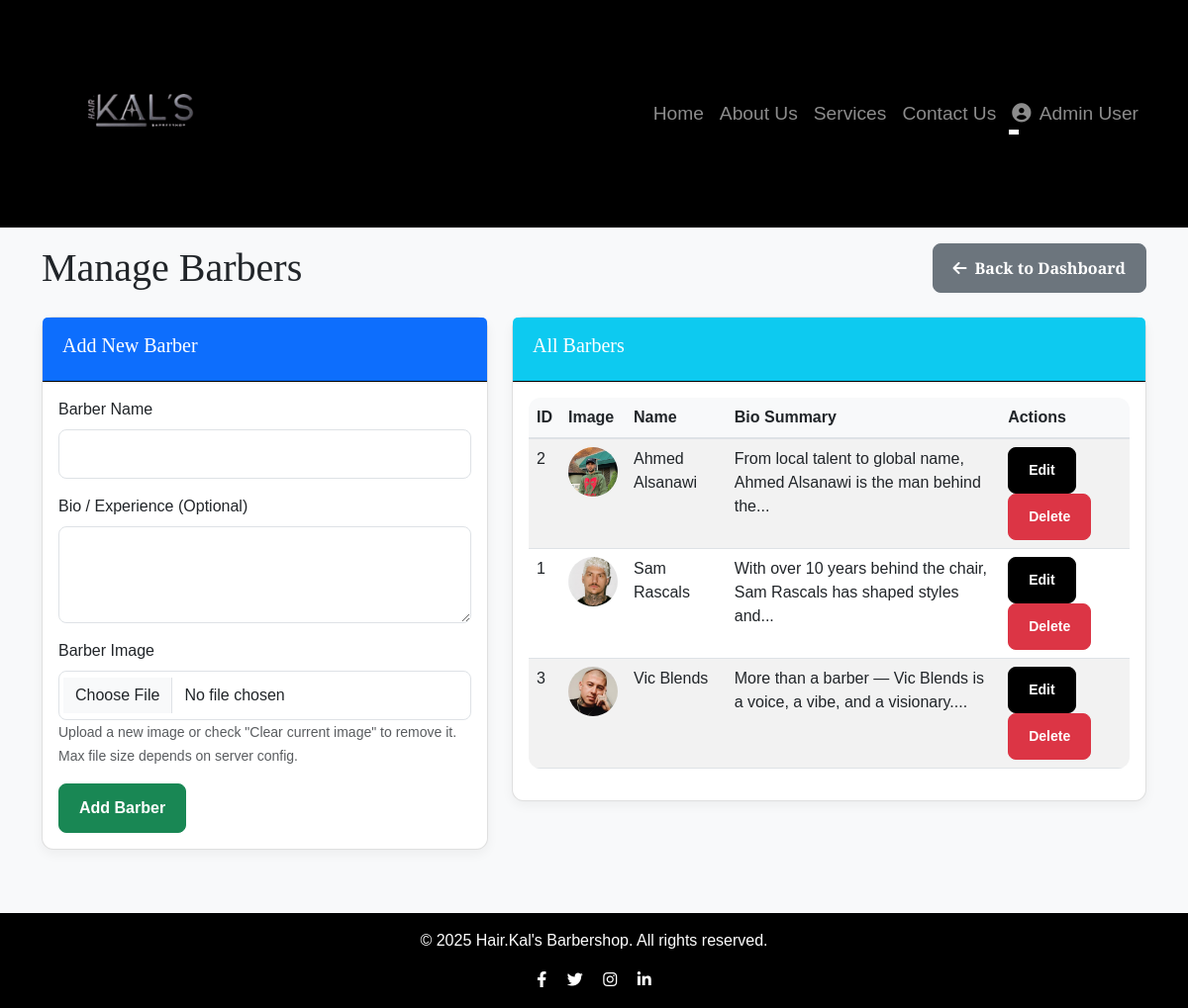
The page /admin/manage_barbers.php (signed in) on the database its author committed.
### tables this page shows
CREATE TABLE `barbers` (
  `id` int(11) NOT NULL,
  `name` varchar(255) NOT NULL,
  `bio` text DEFAULT NULL,
  `image` varchar(255) DEFAULT NULL
);

### admin/manage_barbers.php (the view, shortened to what this page needs)
<?php
require_once '../includes/db_connect.php';
require_once '../includes/header.php';
$barbers = [];
$result = $conn->query("SELECT id, name, bio, image FROM barbers ORDER BY name");
if ($result->num_rows > 0) {
    while ($row = $result->fetch_assoc()) {
        $barbers[] = $row;
    }
}
?>
<h1 class="mb-4 d-flex justify-content-between align-items-center">
    Manage Barbers
    <a href="<?php echo BASE_URL; ?>admin/dashboard.php" class="btn btn-secondary"><i class="fas fa-arrow-left me-2"></i>Back to Dashboard</a>
</h1>
<div class="row">
    <div class="col-md-5 mb-4">
        <div class="card">
            <div class="card-header bg-primary text-white">
                <h5><?php echo (isset($_GET['action']) && $_GET['action'] == 'edit') ? 'Edit Barber' : 'Add New Barber'; ?></h5>
            </div>
            <div class="card-body">
                <?php
                $current_barber = ['id' => '', 'name' => '', 'bio' => '', 'image' => ''];
                ?>
                <form action="<?php echo BASE_URL; ?>admin/manage_barbers.php" method="POST" enctype="multipart/form-data">
                    <div class="mb-3">
                        <label for="name" class="form-label">Barber Name</label>
                        <input type="text" class="form-control" id="name" name="name" value="<?php echo htmlspecialchars($current_barber['name']); ?>" required>
                    </div>
                    <div class="mb-3">
                        <label for="bio" class="form-label">Bio / Experience (Optional)</label>
                        <textarea class="form-control" id="bio" name="bio" rows="3"><?php echo htmlspecialchars($current_barber['bio']); ?></textarea>
                    </div>
                    <div class="mb-3">
                        <label for="image" class="form-label">Barber Image</label>
                        <input type="file" class="form-control" id="image" name="image" accept="image/*">
                        <small class="form-text text-muted">Upload a new image or check "Clear current image" to remove it. Max file size depends on server config.</small>
                    </div>
                    <?php if ((isset($_GET['action']) && $_GET['action'] == 'edit')): ?>
                        <button type="submit" name="edit_barber" class="btn btn-primary">Update Barber</button>
                        <a href="<?php echo BASE_URL; ?>admin/manage_barbers.php" class="btn btn-secondary">Cancel Edit</a>
                    <?php else: ?>
                        <button type="submit" name="add_barber" class="btn btn-success">Add Barber</button>
                    <?php endif; ?>
                </form>
            </div>
        </div>
    </div>
    <div class="col-md-7 mb-4">
        <div class="card">
            <div class="card-header bg-info text-white">
                <h5>All Barbers</h5>
            </div>
            <div class="card-body">
                <?php if (empty($barbers)): ?>
                    <p class="text-center">No barbers found. Add a new barber using the form.</p>
                <?php else: ?>
                    <div class="table-responsive">
                        <table class="table table-striped table-hover">
                            <thead>
                                <tr>
                                    <th>ID</th>
                                    <th>Image</th>
                                    <th>Name</th>
                                    <th>Bio Summary</th>
                                    <th>Actions</th>
                                </tr>
                            </thead>
                            <tbody>
                                <?php foreach ($barbers as $barber): ?>
                                    <tr>
                                        <td><?php echo htmlspecialchars($barber['id']); ?></td>
                                        <td>
                                            <?php if ($barber['image']): ?>
                                                <img src="<?php echo BASE_URL; ?>assets/img/barbers/<?php echo htmlspecialchars($barber['image']); ?>" alt="<?php echo htmlspecialchars($barber['name']); ?>" style="width: 50px; height: 50px; object-fit: cover; border-radius: 50%;">
                                            <?php else: ?>
                                                <img src="https://placehold.co/50x50/cccccc/333333?text=No+Img" alt="No Image" style="width: 50px; height: 50px; object-fit: cover; border-radius: 50%;">
                                            <?php endif; ?>
                                        </td>
                                        <td><?php echo htmlspecialchars($barber['name']); ?></td>
                                        <td><?php echo htmlspecialchars(substr($barber['bio'], 0, 70)) . (strlen($barber['bio']) > 70 ? '...' : ''); ?></td>
                                        <td>
                                            <a href="<?php echo BASE_URL; ?>admin/manage_barbers.php?action=edit&id=<?php echo htmlspecialchars($barber['id']); ?>" class="btn btn-sm btn-primary me-1">Edit</a>
                                            <a href="<?php echo BASE_URL; ?>admin/manage_barbers.php?action=delete&id=<?php echo htmlspecialchars($barber['id']); ?>" class="btn btn-sm btn-danger" onclick="return confirm('Are you sure you want to delete this barber? This will also delete any associated bookings.');">Delete</a>
                                        </td>
                                    </tr>
                                <?php endforeach; ?>
                            </tbody>
                        </table>
                    </div>
                <?php endif; ?>
            </div>
        </div>
    </div>
</div>
<?php
require_once '../includes/footer.php';
?>

### assets/css/style.css (style rules this page uses)
body { font-family: 'Verdana', sans-serif; background-color: #f8f9fa; display: flex; flex-direction: column; min-height: 100vh; }
h1, h2, h3, h4, h5, h6 { font-family: 'Playfair Display', serif; }
.card { border-radius: 0.75rem; box-shadow: 0 0.25rem 0.75rem rgba(0, 0, 0, 0.05); border: 1px solid rgba(0,0,0,.125); }
.card-header { border-top-left-radius: 0.75rem; border-top-right-radius: 0.75rem; padding: 1rem 1.25rem; font-weight: bold; background-color: #000000; color: #fff; border-bottom: 1px solid rgba(0,0,0,4); }
.btn { border-radius: 0.5rem; padding: 0.75rem 1.25rem; font-weight: 600; transition: all 0.3s ease; }
.btn-primary { background-color: #000000; border-color: #000000; }
.btn-success { background-color: #198754; border-color: #198754; }
.btn-danger { background-color: #dc3545; border-color: #dc3545; }
.form-control, .form-select { border-radius: 0.5rem; padding: 0.75rem 1rem; }
.table { border-radius: 0.75rem; overflow: hidden; }
.table thead th { background-color: #f8f9fa; border-bottom: 2px solid #dee2e6; }
.table-striped tbody tr:nth-of-type(odd) { background-color: rgba(0, 0, 0, 0.03); }

### rows shown on the page
barbers: id "2", image (picture), name "Ahmed Alsanawi", bio "From local talent to global name, Ahmed Alsanawi is the man behind the"
barbers: id "1", image (picture), name "Sam Rascals", bio "With over 10 years behind the chair, Sam Rascals has shaped styles and"
barbers: id "3", image (picture), name "Vic Blends", bio "More than a barber — Vic Blends is a voice, a vibe, and a visionary."

### other values the page prints
$_SESSION['user_name'] "Admin User"
